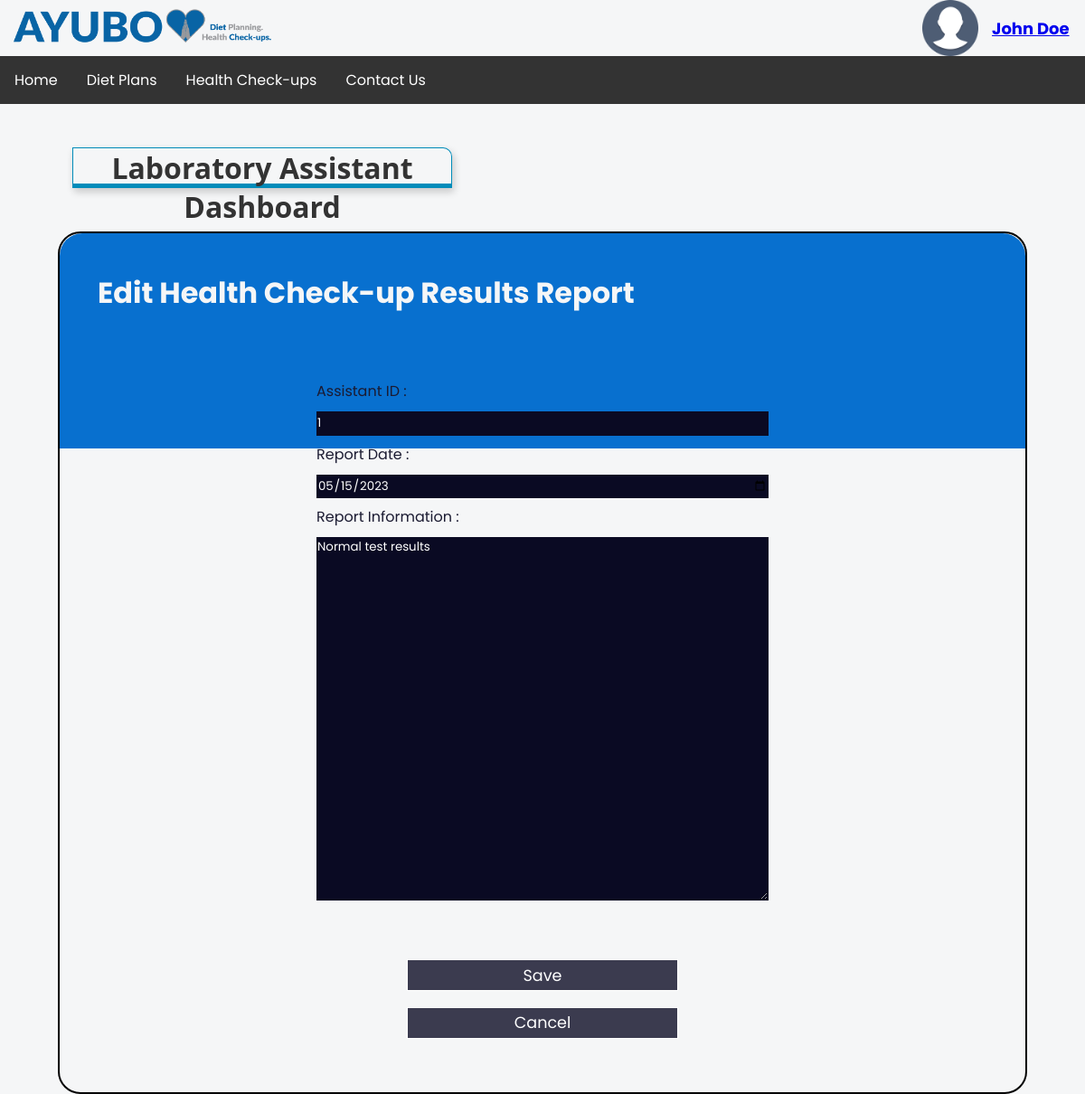
The app's page /edit-report.php?reportID=RPT001 (signed in) with its own data.
### tables this page shows
CREATE TABLE `healthcheck_resultsreport` (
  `OrderID` int(6) NOT NULL,
  `ReportID` char(6) NOT NULL,
  `ReportDate` date DEFAULT NULL,
  `Description` longtext DEFAULT NULL,
  `AssistantID` int(6) DEFAULT NULL
);

### edit-report.php (the view, shortened to what this page needs)
<?php include('includes\connection.php'); ?>
<!DOCTYPE html>
<html>
    <head>
        <link rel="stylesheet" href="http://localhost/iwt/src/styles/edit-report-styles.css">
        <link rel="stylesheet" href="http://localhost/iwt/src/styles/header-2.css">
    </head>
    <body>
        <header>
            <div class="header">
                <img src="http://localhost/iwt/src/images/logo.png" class="logo">
                <?php
                if (isset($_SESSION['UserID'])) {
                    echo '
                        <div class="user-profile">
                            <img src="http://localhost/iwt/src/images/profile.png" alt="User Profile Picture" class="profile-picture">
                            <h1 class="username">
                                <a href="http://localhost/iwt/src/user-profile.php?userID='.$_SESSION['UserID'].'">
                                '.$_SESSION['Fname'].' '.$_SESSION['Lname'].
                                '</a>
                            </h1>
                        </div>';
                } else {
                    echo '
                        <div class="button-container">
                            <button class="login-button">Login</button>
                            <button class="signup-button">Sign Up</button>
                        </div>';
                }
?>
            </div>
                <ul class="navbar">
                    <li><a href="#">Home</a></li>
                    <li><a href="http://localhost/iwt/src/diet-plan-page.php">Diet Plans</a></li>
                    <li><a href="http://localhost/iwt/src/packages.php">Health Check-ups</a></li>
                    <li><a href="http://localhost/iwt/src/contact-us.php">Contact Us</a></li>
                </ul>
        </header>
<?php
if(isset($_GET['reportID'])) {
    $reportID = $_GET['reportID'];
    $query4 = "SELECT * FROM healthcheck_resultsreport WHERE ReportID = '$reportID' LIMIT 1";
    $result4 = mysqli_query($connection, $query4);
    if ($result4) {
        $record4 = mysqli_fetch_assoc($result4);
        $assistantId = $record4['AssistantID'];
        $reportDate = $record4['ReportDate'];
        $description = $record4['Description'];
    } else {
        echo "Error: " . $query4 . "<br>" . mysqli_error($connection);
    }
}
?>
        <h1 class="topic1">Laboratory Assistant Dashboard</h1>
        <div class="colored-border1">
            <h1 class="topic2">Edit Health Check-up Results Report</h1>
            <form method="post" action='edit-report.php' id="health-report-form">
                <fieldset>
                    <label for="assistant-id">Assistant ID : <input id="assistant-id" name="assistant-id" type="text" value="<?php echo $assistantId; ?>"></label>
                    <label for="report-date">Report Date : <input id="report-date" type="date" name="report-date" value="<?php echo $reportDate; ?>"></label>
                    <label for="report-data">Report Information :
                        <textarea id="description" name="description" rows="20" cols="30"><?php echo $description; ?></textarea>
                    </label>
                </fieldset>
                <input type="submit" value="Save" name="save" onclick="reportSubmit()">
                <input type="submit" value="Cancel" name="cancel">
            </form>
        </div>
    </body>
</html>

### styles/edit-report-styles.css (style rules this page uses)
* { margin: 0; padding: 0; box-sizing: border-box; font-family: "poppins"; }
body { width: 100%; height: 100vh; margin: 0; background-color: #f5f6f7; color: #1b1b32; font-family: Tahoma; font-size: 16px; }
.topic1 { border-style:solid; color:#333333; border-color: #008CBA; font-family:'Segoe UI', Tahoma, Geneva, Verdana, sans-serif; text-align:center; border-width:1px 1px 5px 1px; box-shadow: 2px 4px 8px rgba(10, 10, 10, 0.2); width:35%; height:45px; margin-left: 2.5em; margin-top: 1.5em; margin-bottom: 0.25em; border-top-right-radius:10px ; }
.topic2 { color: #f5f6f7; margin: 1em auto; text-align: left; padding-left: 1em; }
form { width: 60vw; max-width: 500px; min-width: 300px; margin: 0 auto; padding-bottom: 2em; }
fieldset { border: none; padding: 2rem 0; border-bottom: 3px solid #3b3b4f; }
fieldset:last-of-type { border-bottom: none; }
label { display: block; margin: 0.5rem 0; }
input, textarea, select { margin: 10px 0 0 0; width: 100%; min-height: 2em; }
input, textarea { background-color: #0a0a23; border: 1px solid #0a0a23; color: #ffffff; }
input[type="submit"] { display: block; width: 60%; margin: 1em auto; height: 2em; font-size: 1.1rem; background-color: #3b3b4f; border-color: white; min-width: 300px; }
.colored-border1 { border: 2px solid black; border-radius: 25px; position: relative; padding: 10px; margin-top: 3em; margin-bottom: 3em; margin-left: 4em; margin-right: 4em; }
.colored-border1::before { content: ""; position: absolute; top: 0; left: 0; width: 100%; height: 25%; background-color: #0870cf; border-top-left-radius: 25px; border-top-right-radius: 25px; z-index: -1; }

### styles/header-2.css (style rules this page uses)
* { margin: 0; padding: 0; box-sizing: border-box; font-family: "poppins"; }
.navbar { list-style-type: none; margin: 0; padding: 0; overflow: hidden; background-color: #333; }
.navbar li a { display: block; color: white; text-align: center; padding: 14px 16px; text-decoration: none; float:left; }
.header { display: flex; align-items: center; }
.logo { width: 25%; padding-left: 15px; margin-right: 60%; margin-bottom: 5px ; }
.user-profile { display: flex; align-items: center; }
.profile-picture { width: 62px; height: 62px; margin-right: 15px; }
.username { color: black; margin: 0; font-size: 18px; font-weight: bold; }

### records on screen
healthcheck_resultsreport: assistant-id "1", report-date "05/15/2023", description "Normal test results"

### other values on screen
$_SESSION['Fname'] "John"
$_SESSION['Lname'] "Doe"
